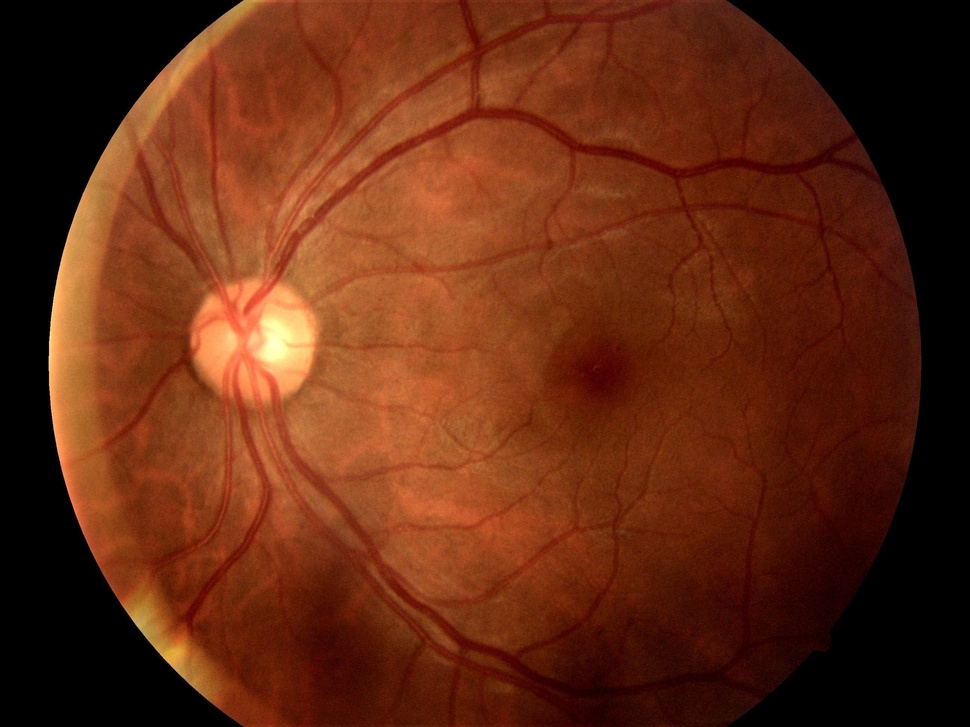
%> input picture dataset/TRAIN101104.jpg, 970 x 727 px, shrunk from 2592 x 1944 before the run; its folder holds 7 pictures in this run
$ octave maincode.m   (GNU Octave 9; MATLAB toolbox functions it lacks are replaced by stand-ins)
%> lines starting %> are read from the running program, lines starting %| are printed output that depends on the picture
% Get all image files in the dataset folder
image_files = dir('dataset/*.jpg');

% Check for the output_folder directory for histogram equalization process and delete if exists
if exist('output_folder', 'dir')
    rmdir('output_folder', 's'); % 's' option removes subfolders as well
end

% Create a new folder for histogram equalization process
mkdir('output_folder');

% Load the first reference images and calculate their histograms
reference_img_1 = imread("dataset/TRAIN101104.jpg");
%> reference_img_1 is the input picture: size 727x970x3 uint8; mean R, G, B 98.3, 41.8, 18.1
[counts_1, bins_1] = imhist(reference_img_1);
%> counts_1 = 256 values, max 470741 at index 1, min 159 at index 241, mean 8263.9; bins_1 = 256 values from 0 to 255

reference_img_2 = imread("dataset/TRAIN101210.jpg");
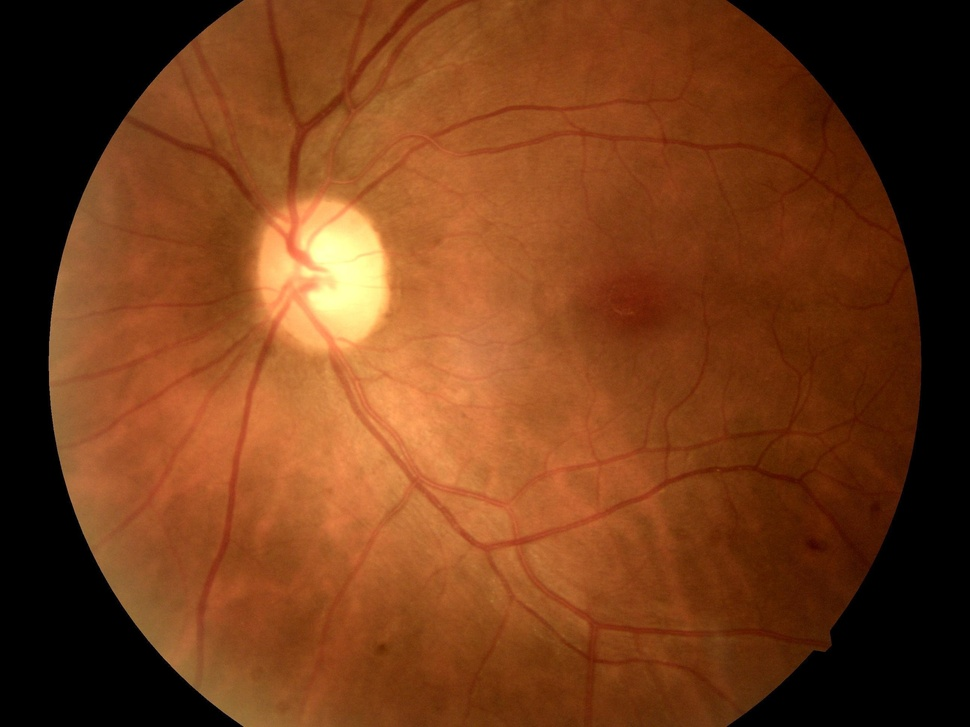
%> input picture dataset/TRAIN101210.jpg, 970 x 727 px, shrunk from 2592 x 1944 before the run
%> reference_img_2 is the input picture: size 727x970x3 uint8; mean R, G, B 115.3, 59.8, 25.3
[counts_2, ~] = imhist(reference_img_2);
%> counts_2 = 256 values, max 453855 at index 1, min 371 at index 246, mean 8263.9

% Calculate the mean of the histograms
mean_histogram = (counts_1 + counts_2) / 2;
%> mean_histogram = 256 values, max 462298 at index 1, min 299 at index 246, mean 8263.9

% Loop through all image files and apply the histeq operation
for i = 1:length(image_files)
    % Load the image
    img = imread(fullfile('dataset', image_files(i).name));
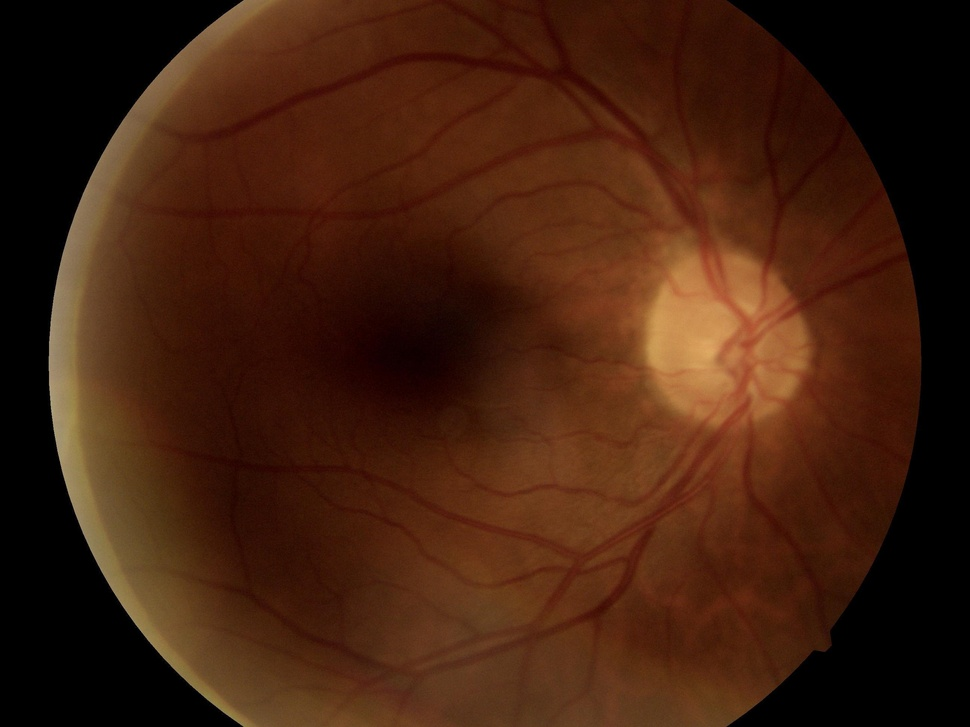
%> input picture dataset/TRAIN100952.jpg, 970 x 727 px, shrunk from 2592 x 1944 before the run
%> img is the input picture: size 727x970x3 uint8; mean R, G, B 66.6, 32.4, 14.7

    % Apply the histeq operation
    img_histeq = histeq(img, mean_histogram);
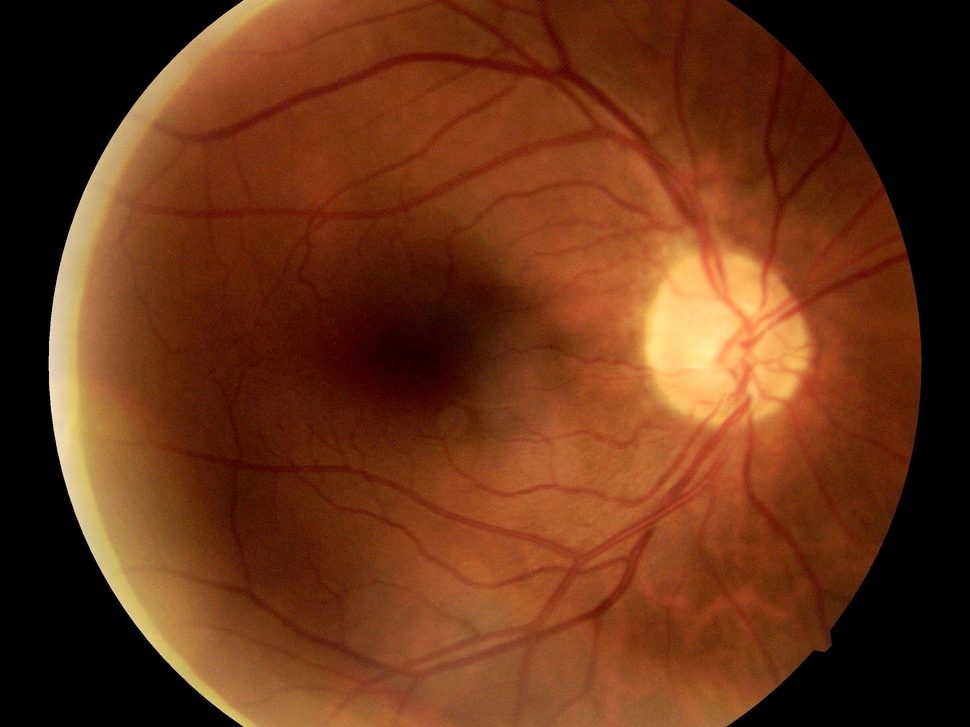
%> img_histeq: size 727x970x3 uint8; mean R, G, B 104.2, 52.1, 23.8

    % Generate the new filename and save the histeq processed image
    [~, filename, ext] = fileparts(image_files(i).name);
    output_filename = fullfile('output_folder', [filename '_histeq' ext]);
    imwrite(img_histeq, output_filename);
end
%> pass 2 of the loop `for i = 1:length(image_files)`:
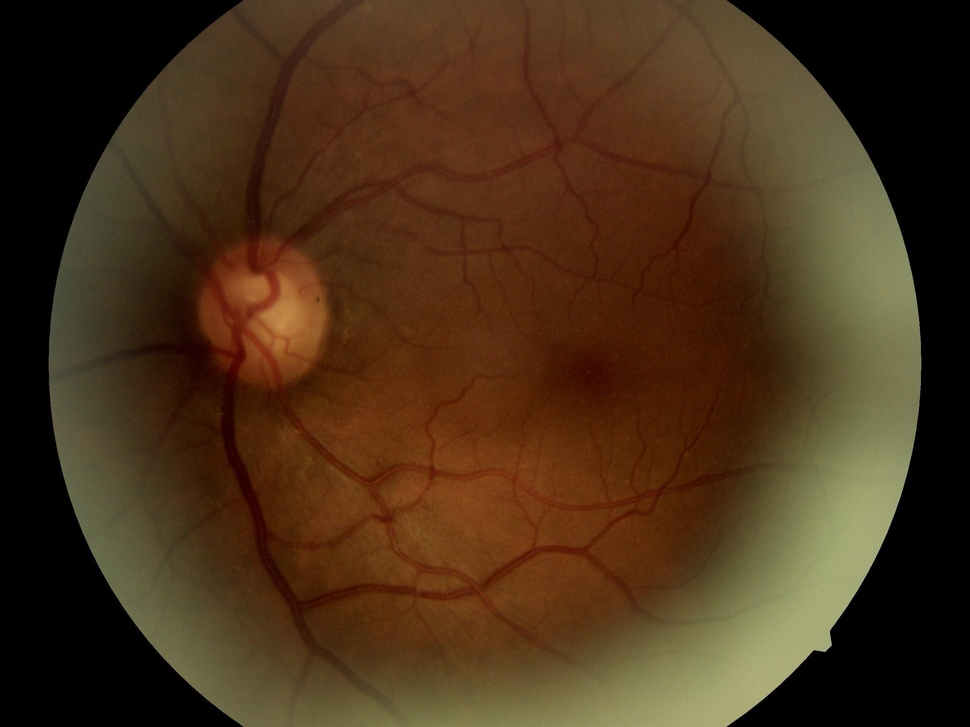
%> input picture dataset/TRAIN100960.jpg, 970 x 727 px, shrunk from 2592 x 1944 before the run
%> img is the input picture: size 727x970x3 uint8; mean R, G, B 72.4, 48.9, 25.4
%> `img_histeq = histeq(img, mean_histogram);`:
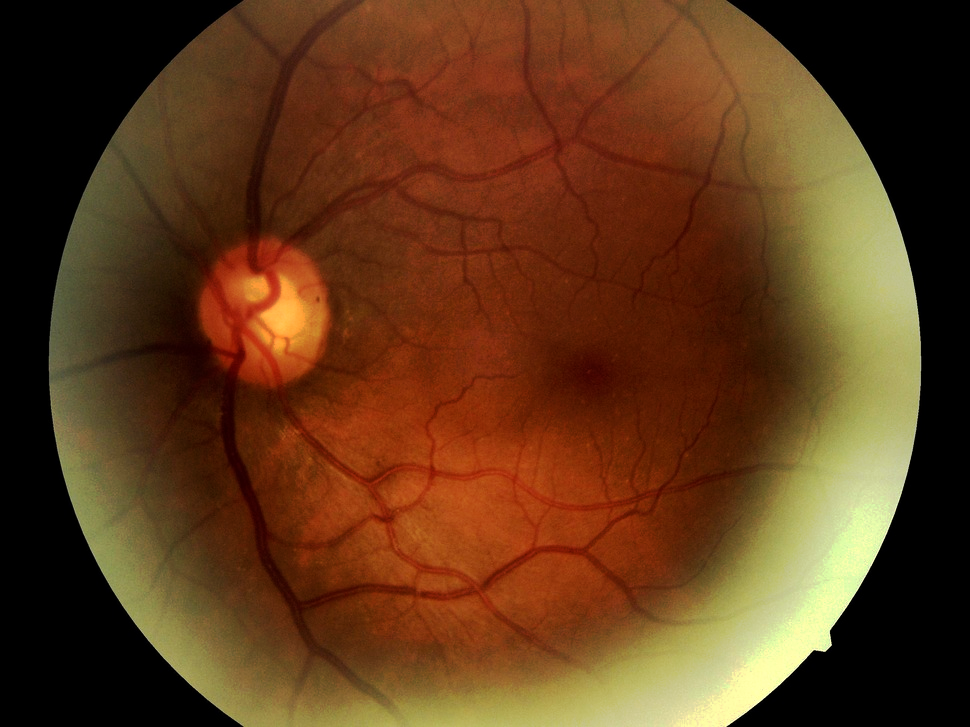
%> img_histeq: size 727x970x3 uint8; mean R, G, B 95.3, 57.6, 26.9
%> pass 3 of the loop `for i = 1:length(image_files)`:
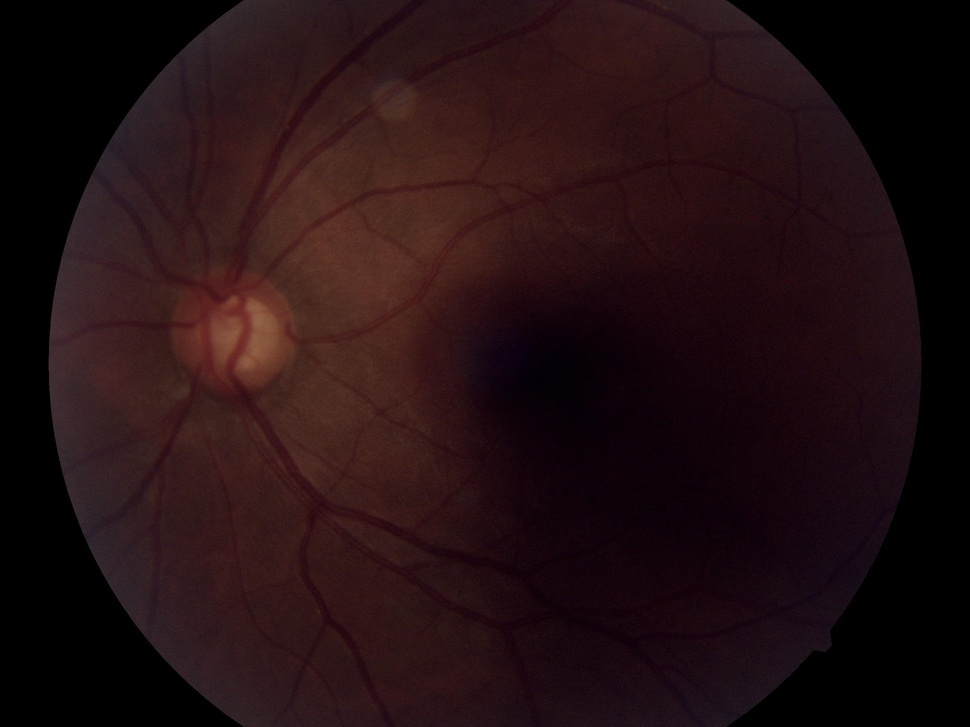
%> input picture dataset/TRAIN101008.jpg, 970 x 727 px, shrunk from 2592 x 1944 before the run
%> img is the input picture: size 727x970x3 uint8; mean R, G, B 34.7, 15.6, 18.1
%> `img_histeq = histeq(img, mean_histogram);`:
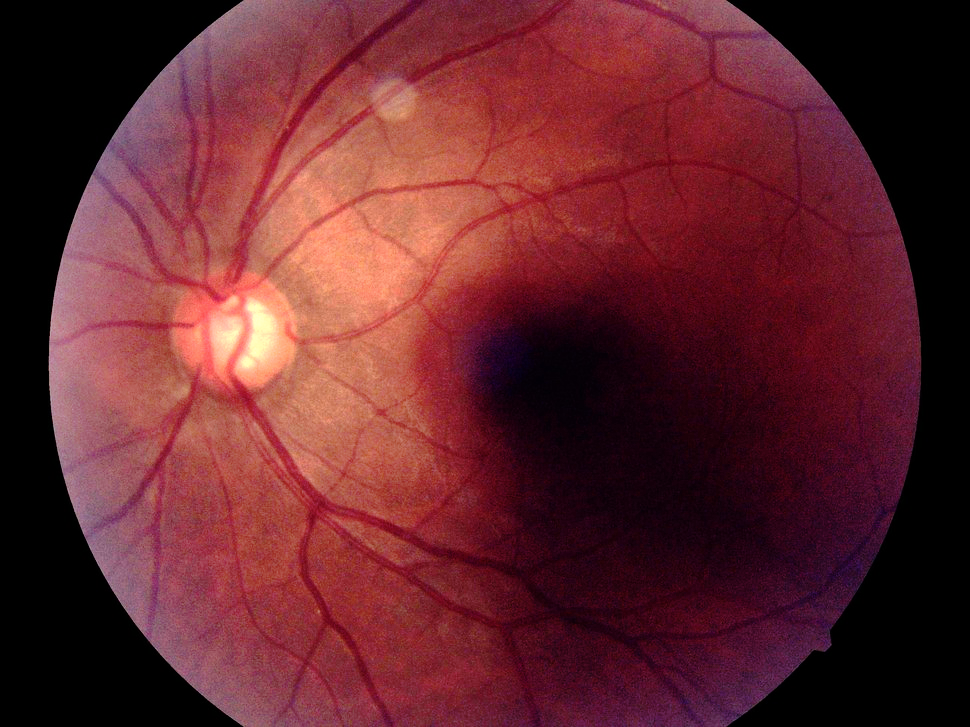
%> img_histeq: size 727x970x3 uint8; mean R, G, B 98.8, 38.5, 44.6
%> the loop made 7 passes; the first 3 are shown

% Create a figure to plot the histograms
figure;

% Plot the mean histogram
plot(bins_1, mean_histogram, 'k', 'LineWidth', 1.5);

% Calculate histograms of adjustable and adjusted images
adjustable_img = imread("dataset/TRAIN100952.jpg");
[counts_adjustable, bins_adjustable] = imhist(adjustable_img);
%> counts_adjustable = 256 values, max 455637 at index 1, min 0 at index 226, mean 8263.9; bins_adjustable = 256 values from 0 to 255

adjusted_img = imread("output_folder/TRAIN100952_histeq.jpg");
[counts_adjusted, bins_adjusted] = imhist(adjusted_img);
%> counts_adjusted = 256 values, max 454482 at index 1, min 339 at index 242, mean 8263.9; bins_adjusted = 256 values from 0 to 255

% Plot the histograms of adjustable and adjusted images
hold on;
plot(bins_adjustable, counts_adjustable, 'r--', 'LineWidth', 1.5);
plot(bins_adjusted, counts_adjusted, 'g--', 'LineWidth', 1.5);
hold off;

% Edit the graph
title('Histogram Comparison of Reference, Adjustable, and Adjusted Images');
xlabel('Pixel Value');
ylabel('Frequency');
legend('Mean Reference Histogram', 'Adjustable Image', 'Adjusted Image');
grid on;

% Zoom in on the graph
xlim([0 100]);
ylim([0 (0.5)*10^6]);
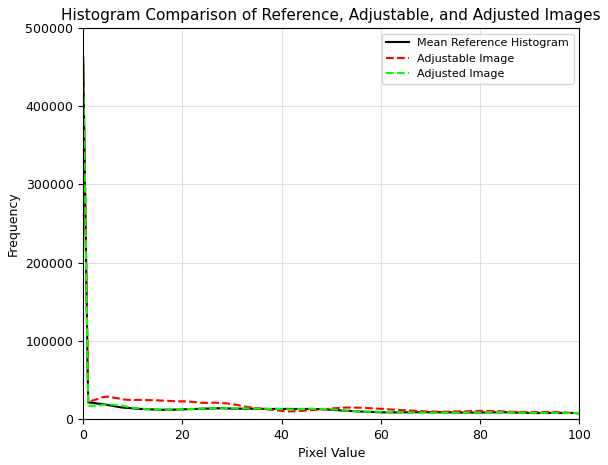
%> figure redrawn from the program's plot data; curve peaks at x = 0, y = 462298; curve peaks at x = 0, y = 455637; curve peaks at x = 0, y = 454482


% Check for the output_gray_folder directory for grayscale images and delete if exists
if exist('output_gray_folder', 'dir')
    rmdir('output_gray_folder', 's'); % 's' option removes subfolders as well
end

% Define the name of the output gray folder
output_gray_folder = 'output_gray_folder';

% Create a new folder for grayscale images
mkdir(output_gray_folder);

% Get all image files in the output_folder directory
image_files = dir('output_folder/*.jpg');


% Loop through all image files and convert them to grayscale
for i = 1:length(image_files)
    % Load the image
    img = imread(fullfile('output_folder', image_files(i).name));

    % Convert the image to grayscale
    img_gray = im2gray(img);
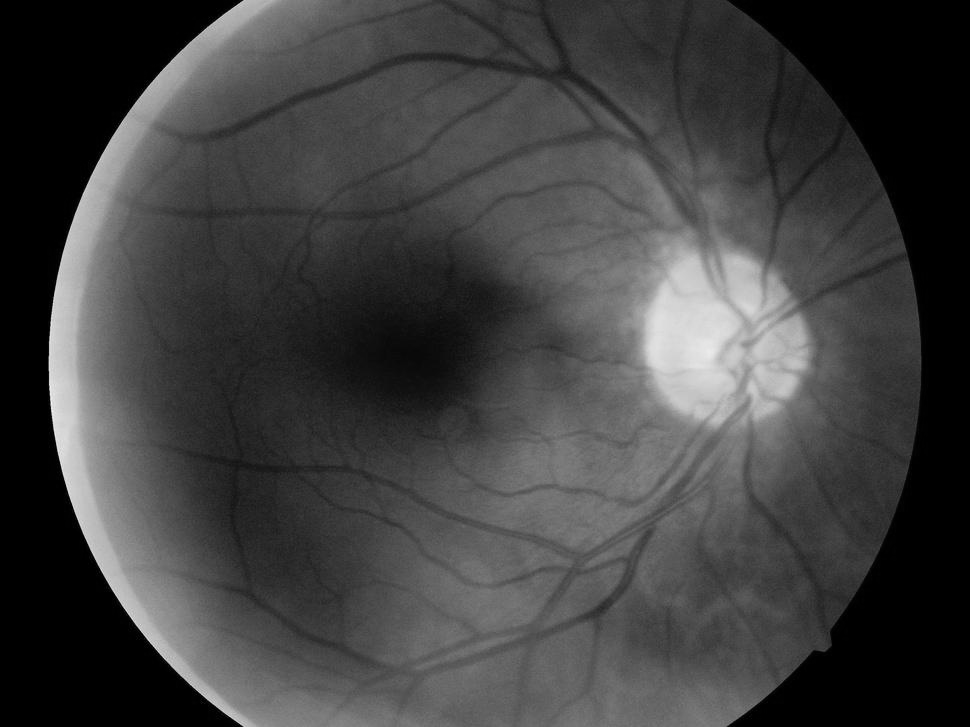
%> img_gray: size 727x970 uint8; min 0, max 250, mean 64.5

    % Generate the filename for the grayscale image to be saved
    [~, filename, ext] = fileparts(image_files(i).name);
    output_gray_filename = fullfile(output_gray_folder, [filename '_gray' ext]);

    % Save the grayscale image
    imwrite(img_gray, output_gray_filename);
end


%GAUSSIAN FILTER
% Filtreleme işlemi için output_folder klasörünü kontrol edin ve varsa silin
if exist('output_filtered_folder', 'dir')
    rmdir('output_filtered_folder', 's'); % 's' seçeneği alt klasörleri de siler
end

% Filtreleme işlemi için yeni klasörü oluşturun
mkdir('output_filtered_folder');

% Define parameters for the Gaussian filter
sigma = 10; % Standard deviation
kernel_size = 2 * ceil(3 * sigma) + 1; % Kernel size

% Create the Gaussian filter kernel
gaussian_kernel = fspecial('gaussian', [kernel_size kernel_size], sigma);

% Load grayscale images from the folder
image_files_gray = dir('output_gray_folder/*.jpg');

% Loop through each grayscale image
for i = 1:length(image_files_gray)
    % Read the grayscale image
    img_gray = imread(fullfile('output_gray_folder', image_files_gray(i).name));

    % Filter the grayscale image using the Gaussian filter
    filtered_image = imfilter(img_gray, gaussian_kernel, 'conv', 'replicate');

    % Save the filtered image
    [~, filename, ext] = fileparts(image_files_gray(i).name);
    output_filtered_filename = fullfile('output_filtered_folder', [filename '_filtered' ext]);
    imwrite(filtered_image, output_filtered_filename);
end


% Show kernel of the Gaussian filter in 3D
figure;
surf(gaussian_kernel);
title('3D Visualization of Gaussian Filter Kernel');
xlabel('Column');
ylabel('Row');
zlabel('Value');
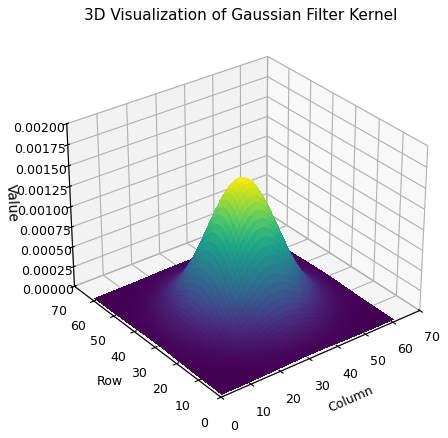
%> figure redrawn from the program's plot data


% Calculate the FFT2 of the kernel
fft_kernel = fftshift(fft2(gaussian_kernel));

% Calculate the FFT2 of the resized original image
fft_image = fftshift(fft2(double(img_gray)));

% Calculate the FFT2 of the image after Gaussian filtering
%> (the run ends here)
